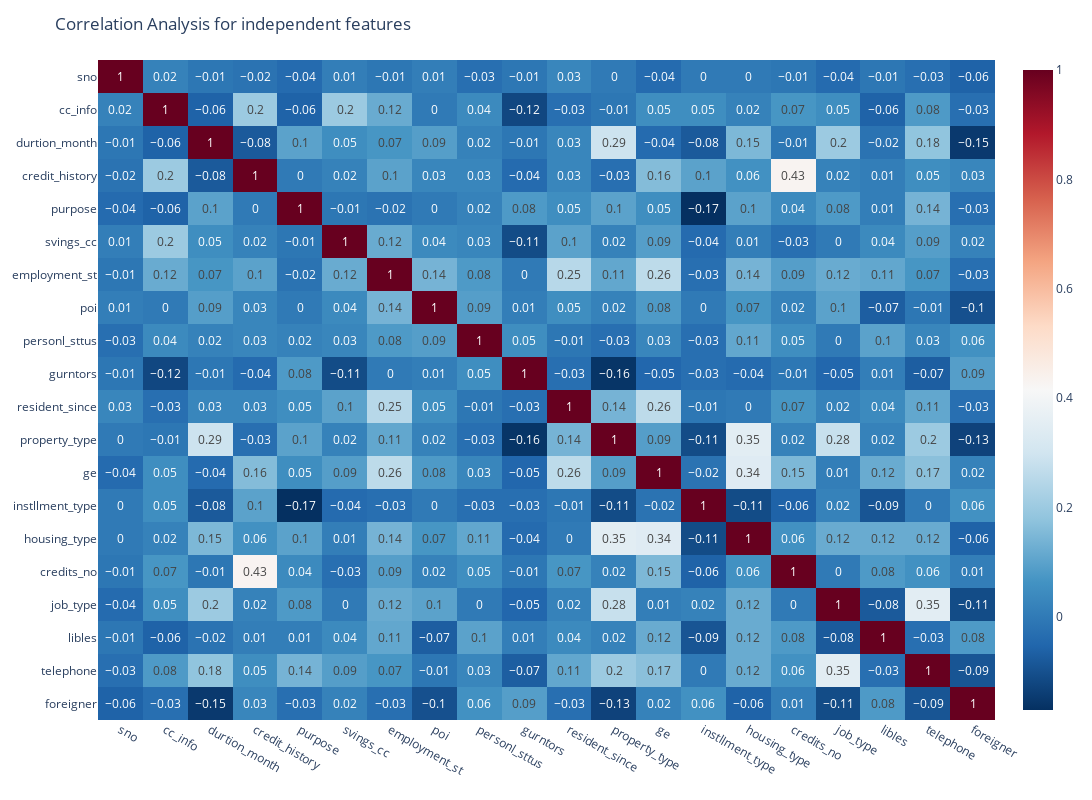

Source (notebook cell):
### Markdown cell above
## 
Features selection
The easiest way to view how independent features are correlated is through correlation analysis.

This will help in feature selection and determine which independent variables can be dropped or combined to avoid Multicollinearity

We can visualize this using heat
maps

### Code cell
fig = px.imshow(tra.drop('Group_no', axis = 1).corr().round(2), text_auto=True, aspect="auto", color_continuous_scale='RdBu_r')
fig.update_layout(title = 'Correlation Analysis for independent features', height=800, width=1500)

### Figure 1 — Plotly figure (JSON) as saved in the notebook; plotly's stock layout.template omitted (floating-point values rounded to 4 significant figures; data arrays with more than 128 entries replaced by an {"elided": "..."} marker saying what was removed)
{"data": [{"coloraxis": "coloraxis", "hovertemplate": "x: %{x}<br>y: %{y}<br>color: %{z}<extra></extra>", "name": "0", "texttemplate": "%{z}", "type": "heatmap", "x": ["sno", "cc_info", "durtion_month", "credit_history", "purpose", "svings_cc", "employment_st", "poi", "personl_sttus", "gurntors", "resident_since", "property_type", "ge", "instllment_type", "housing_type", "credits_no", "job_type", "libles", "telephone", "foreigner"], "xaxis": "x", "y": ["sno", "cc_info", "durtion_month", "credit_history", "purpose", "svings_cc", "employment_st", "poi", "personl_sttus", "gurntors", "resident_since", "property_type", "ge", "instllment_type", "housing_type", "credits_no", "job_type", "libles", "telephone", "foreigner"], "yaxis": "y", "z": {"elided": "20x20 float values"}}], "layout": {"coloraxis": {"colorscale": [[0, "rgb(5,48,97)"], [0.1, "rgb(33,102,172)"], [0.2, "rgb(67,147,195)"], [0.3, "rgb(146,197,222)"], [0.4, "rgb(209,229,240)"], [0.5, "rgb(247,247,247)"], [0.6, "rgb(253,219,199)"], [0.7, "rgb(244,165,130)"], [0.8, "rgb(214,96,77)"], [0.9, "rgb(178,24,43)"], [1, "rgb(103,0,31)"]]}, "height": 800, "margin": {"t": 60}, "title": {"text": "Correlation Analysis for independent features"}, "width": 1500, "xaxis": {"anchor": "y", "autorange": true, "domain": [0, 1], "range": [-0.5, 19.5], "type": "category"}, "yaxis": {"anchor": "x", "autorange": true, "domain": [0, 1], "range": [19.5, -0.5], "type": "category"}}}
